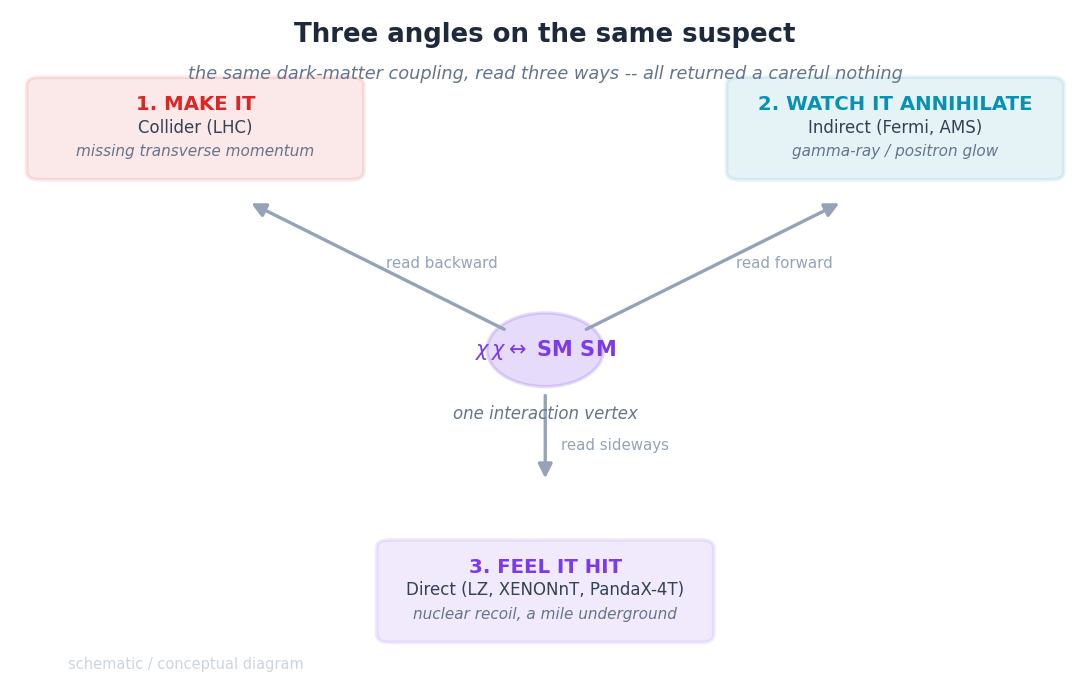

Python code for this plot:
import numpy as np, matplotlib
matplotlib.use("Agg")
import matplotlib.pyplot as plt
from matplotlib.patches import FancyArrowPatch, FancyBboxPatch, Circle
plt.rcParams.update({"figure.dpi":150,"savefig.dpi":150,"font.size":11,
    "axes.grid":True,"grid.alpha":0.25,"axes.spines.top":False,"axes.spines.right":False,
    "axes.titlesize":12,"figure.facecolor":"white","axes.facecolor":"white"})
C_FW="#7c3aed"; C_NEWTON="#64748b"; C_MOND="#0891b2"; C_DATA="#dc2626"

# Figure 6.3 -- Three angles on the same suspect (SCHEMATIC).
# Conceptual diagram of the chapter's organizing idea: one dark-matter interaction vertex
# (chi chi <-> SM SM) read three ways -- collider (make it), indirect (watch it annihilate),
# direct (feel it hit). No data plotted; purely illustrative.

fig, ax = plt.subplots(figsize=(7.4,4.8))
ax.set_xlim(0,10); ax.set_ylim(0,10); ax.axis("off"); ax.grid(False)

cx, cy = 5, 5
ax.add_patch(Circle((cx,cy), 0.55, color=C_FW, alpha=0.18, ec=C_FW, lw=1.6))
ax.text(cx, cy, r"$\chi\,\chi \leftrightarrow$ SM SM", ha="center", va="center",
        fontsize=10, color=C_FW, fontweight="bold")
ax.text(cx, cy-0.95, "one interaction vertex", ha="center", va="center", fontsize=8, color="#64748b", style="italic")

boxes = [
    (1.7, 8.3, "1. MAKE IT", "Collider (LHC)", "missing transverse momentum", C_DATA),
    (8.3, 8.3, "2. WATCH IT ANNIHILATE", "Indirect (Fermi, AMS)", "gamma-ray / positron glow", C_MOND),
    (5.0, 1.4, "3. FEEL IT HIT", "Direct (LZ, XENONnT, PandaX-4T)", "nuclear recoil, a mile underground", C_FW),
]
for (x,y,title,sub,note,col) in boxes:
    w,h = 3.1, 1.45
    bb = FancyBboxPatch((x-w/2, y-h/2), w, h, boxstyle="round,pad=0.04,rounding_size=0.12",
                        linewidth=1.8, edgecolor=col, facecolor=col, alpha=0.10)
    ax.add_patch(bb)
    ax.text(x, y+0.36, title, ha="center", va="center", fontsize=9.5, fontweight="bold", color=col)
    ax.text(x, y+0.02, sub, ha="center", va="center", fontsize=8, color="#334155")
    ax.text(x, y-0.34, note, ha="center", va="center", fontsize=7.3, color="#64748b", style="italic")

arrow_targets = [(1.7,7.6,"read backward"), (8.3,7.6,"read forward"), (5.0,2.15,"read sideways")]
for (tx,ty,lab) in arrow_targets:
    arr = FancyArrowPatch((cx,cy),(tx,ty), arrowstyle="-|>", mutation_scale=14,
                          lw=1.6, color="#94a3b8", shrinkA=22, shrinkB=30)
    ax.add_patch(arr)
    mxp, myp = (cx+tx)/2, (cy+ty)/2
    ax.text(mxp+0.15, myp, lab, fontsize=7.2, color="#94a3b8", ha="left", va="center")

ax.text(5,9.6,"Three angles on the same suspect", ha="center", fontsize=12.5, fontweight="bold", color="#1e293b")
ax.text(5,9.05,"the same dark-matter coupling, read three ways -- all returned a careful nothing",
        ha="center", fontsize=8.5, color="#64748b", style="italic")
ax.text(0.05,0.02,"schematic / conceptual diagram",transform=ax.transAxes,
        ha="left",va="bottom",fontsize=7,color="#cbd5e1")

fig.tight_layout(); fig.savefig("ch06_three_strategies.png", bbox_inches="tight"); print("ok")
